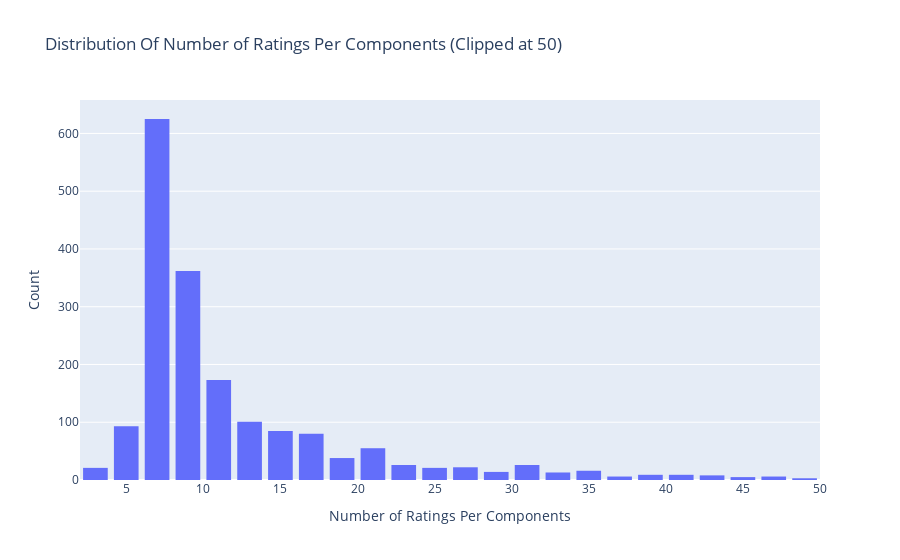

The code cell stored with this chart in its notebook:
### Code cell
# Number of ratings per book
data = df.groupby('componentID')['rating'].count().clip(upper=50)

# Create trace
trace = go.Histogram(x = data.values,
                     name = 'Ratings',
                     xbins = dict(start = 0,
                                  end = 50,
                                  size = 2))
# Create layout
layout = go.Layout(title = 'Distribution Of Number of Ratings Per Components (Clipped at 50)',
                   xaxis = dict(title = 'Number of Ratings Per Components'),
                   yaxis = dict(title = 'Count'),
                   bargap = 0.2)

# Create plot
fig = go.Figure(data=[trace], layout=layout)
iplot(fig)

### Figure 1 — Plotly figure (JSON) as saved in the notebook; plotly's stock layout.template omitted (floating-point values rounded to 4 significant figures; data arrays with more than 128 entries replaced by an {"elided": "..."} marker saying what was removed)
{"data": [{"name": "Ratings", "type": "histogram", "x": {"elided": "1974 int values"}, "xbins": {"end": 50, "size": 2, "start": 0}}], "layout": {"bargap": 0.2, "title": {"text": "Distribution Of Number of Ratings Per Components (Clipped at 50)"}, "xaxis": {"title": {"text": "Number of Ratings Per Components"}}, "yaxis": {"title": {"text": "Count"}}}}
